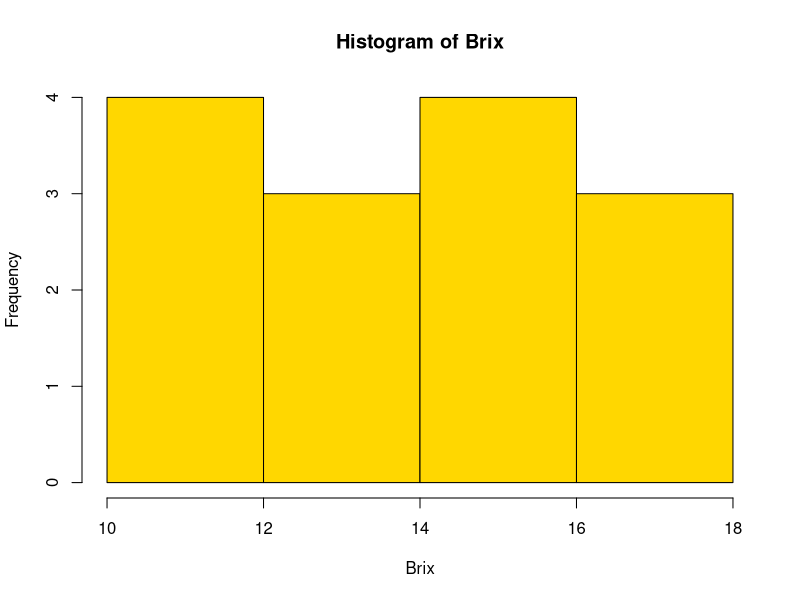
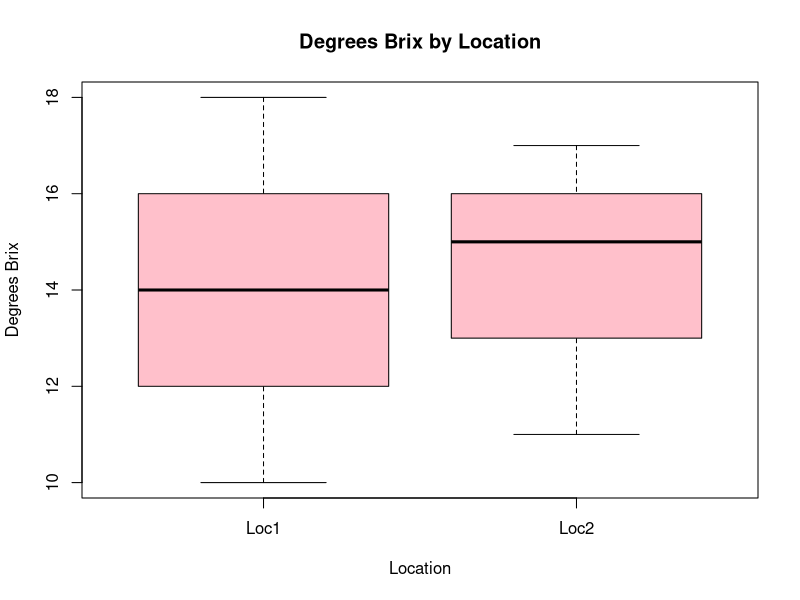
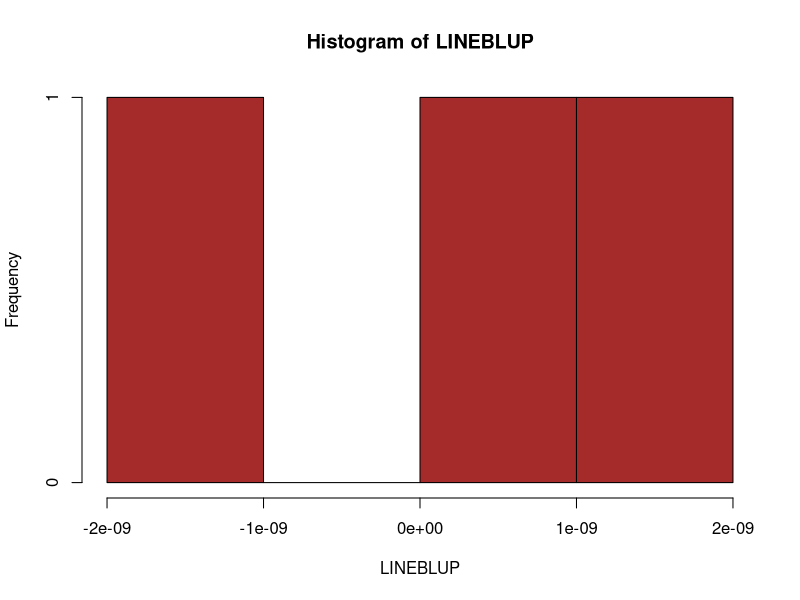
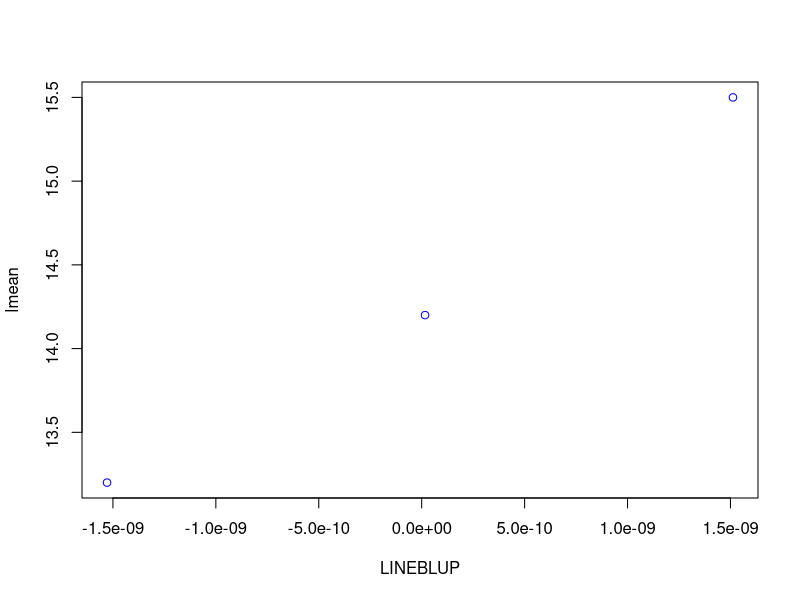

Write the R code that produced these figures, in order.
###Set Working Directory 
setwd("/SKP1-RAID/Rishi/GWAShub_data/BLUP")

###Read in Brix dataset
qualdat = read.csv("TBRTQuality.csv", header=T)

###Check to ensure data imported correctly
str(qualdat) 
head(qualdat) 
tail(qualdat)

###Attach dataset
attach(qualdat)

###Examine distribution of brix data
hist(Brix, col="gold") 
boxplot(Brix~Loc, xlab="Location", ylab="Degrees Brix", main="Degrees Brix by Location", col="pink")

###Rename variables for ease of use
BRIX = as.numeric(Brix) 
LINE = as.factor(Line) 
LOC = as.factor(Loc) 
YEAR = as.factor(Year)

###Calculate variance components
###requires lme4 package
library(lme4)

###Linear Model with random effects for variance components
brixvarcomp = lmer(BRIX~ (1|LINE) + (1|LOC) + (1|YEAR)  + (1|LINE:LOC) + (1|LINE:YEAR))

###Extract variance components
summary(brixvarcomp)

###BLUPS
###fit the model
brixmodel = lmer(BRIX ~ (1|LINE) + (1|LOC) + (1|YEAR)  + (1|LINE:LOC) + (1|LINE:YEAR))

###estimate BLUPS
brixblup = ranef(brixmodel)

###look at output structure
str(brixblup)

###extract blup for line
brixlineblup = brixblup$LINE

###see the structure of the blup for each line
str(brixlineblup)

###save the brixlineblup output to a separate .csv file
write.csv(brixlineblup, file="BrixLineBLUPS.csv")

###Creating plots with the BLUPs
###Create a numeric vector with the BLUP for each line
LINEBLUP = brixlineblup[,1]

###Create a histogram with the BLUP for each line
hist(LINEBLUP, col="brown")

###Compare BLUP to line averages on a scatterplot
lmean = tapply(BRIX, LINE, na.rm=T, mean) 
plot(LINEBLUP, lmean, col="blue")
